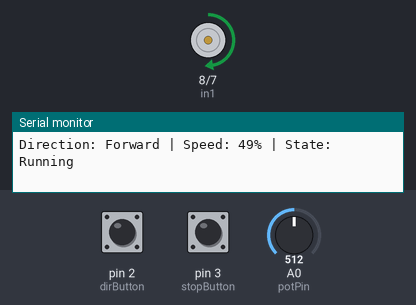
Bench run of a sketch on a simulated Arduino Uno, built with avr-gcc and run on an emulated ATmega328P. Shown: motor-driver pin pairs drawn as motors (green arrow = first pin HIGH = forward, orange = second pin HIGH = backward, longer = more drive, scaled by the enable pin), the last lines printed to the serial monitor. The test bench sets the inputs (shaded band); at power-on: pin 2 (dirButton) HIGH, pin 3 (stopButton) HIGH, A0 (potPin) = 512.

Above: at 1.2 s.
1.3 s: pin 2 (dirButton) pulled LOW for 0.25 s
At 2.3 s:
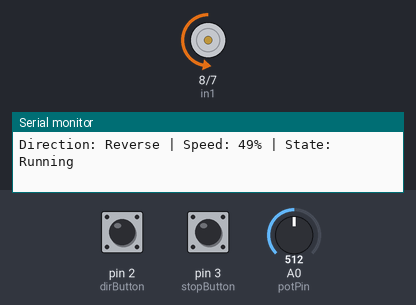
3.0 s: pin 3 (stopButton) pulled LOW for 0.25 s
At 3.7 s:
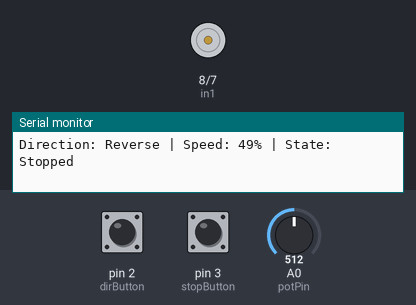
4.7 s: pin 2 (dirButton) pulled LOW for 1 s
7.2 s: pin 3 (stopButton) pulled LOW for 1 s
At 7.5 s:
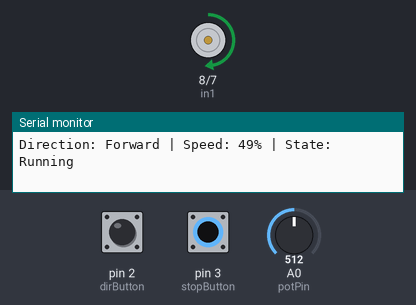
9.7 s: A0 (potPin) set to 0
At 11.0 s:
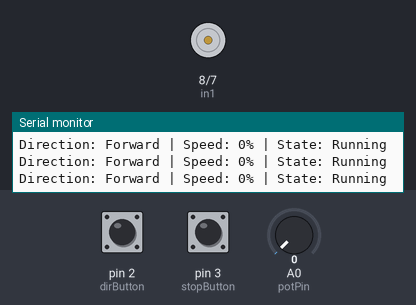
11.3 s: A0 (potPin) set to 96
At 12.5 s:
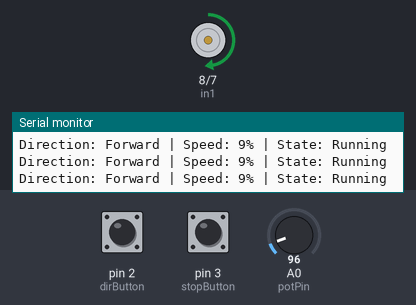
12.9 s: A0 (potPin) set to 109
At 13.9 s:
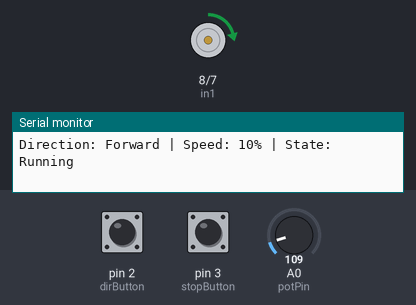
Timing chart, 0 to 15.9 s (numbered marks = the images above; inputs shaded):
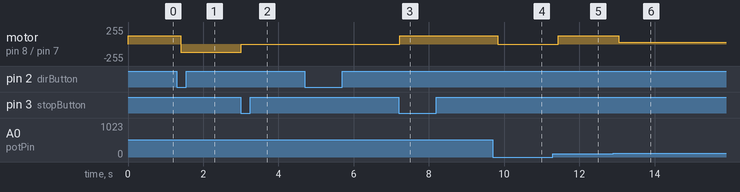

The sketch:

DC_motor_speed.ino
```cpp
/*
  Project: DC Motor Speed Control with L298N
  Author: Advait Khajuria
  IIT Jammu Summer School 2026

  Potentiometer controls motor speed.
  One button changes direction.
  Another button starts/stops the motor.
*/

const int ena = 9;
const int in1 = 8;
const int in2 = 7;

const int potPin = A0;
const int dirButton = 2;
const int stopButton = 3;

bool direction = true;
bool running = true;

bool lastDirState = HIGH;
bool lastStopState = HIGH;

void setup() {

  pinMode(in1, OUTPUT);
  pinMode(in2, OUTPUT);
  pinMode(ena, OUTPUT);

  pinMode(dirButton, INPUT_PULLUP);
  pinMode(stopButton, INPUT_PULLUP);

  Serial.begin(9600);
}

void loop() {

  // Read speed from potentiometer
  int potValue = analogRead(potPin);
  int speedValue = map(potValue, 0, 1023, 0, 255);

  // Toggle direction
  bool dirState = digitalRead(dirButton);
  if (lastDirState == HIGH && dirState == LOW) {
    direction = !direction;
  }
  lastDirState = dirState;

  // Toggle motor state
  bool stopState = digitalRead(stopButton);
  if (lastStopState == HIGH && stopState == LOW) {
    running = !running;
  }
  lastStopState = stopState;

  // Apply motor control
  if (running) {

    if (direction) {
      digitalWrite(in1, HIGH);
      digitalWrite(in2, LOW);
    } else {
      digitalWrite(in1, LOW);
      digitalWrite(in2, HIGH);
    }

    analogWrite(ena, speedValue);

  } else {

    analogWrite(ena, 0);
  }

  // Display status
  Serial.print("Direction: ");
  Serial.print(direction ? "Forward" : "Reverse");

  Serial.print(" | Speed: ");
  Serial.print(map(speedValue, 0, 255, 0, 100));
  Serial.print("%");

  Serial.print(" | State: ");
  Serial.println(running ? "Running" : "Stopped");

  delay(200);
}
```

Measured:
- the behaviour switches between 104 and 105 on A0 (potPin) (found by bisection; images 5 and 6)
- after the input at 1.3 s, motor on pin 8 (in1) / pin 7 (in2): forward 127/255 → backward 127/255 after 0.11 s
- after the input at 3.0 s, motor on pin 8 (in1) / pin 7 (in2): backward 127/255 → stopped at once
- after the input at 7.2 s, motor on pin 8 (in1) / pin 7 (in2): stopped → forward 127/255 at once
- after the input at 9.7 s, motor on pin 8 (in1) / pin 7 (in2): forward 127/255 → stopped after 0.14 s
- after the input at 11.3 s, motor on pin 8 (in1) / pin 7 (in2): stopped → forward 127/255 after 0.14 s
- after the input at 12.9 s, motor on pin 8 (in1) / pin 7 (in2): forward 127/255 → forward 27/255 after 0.15 s
